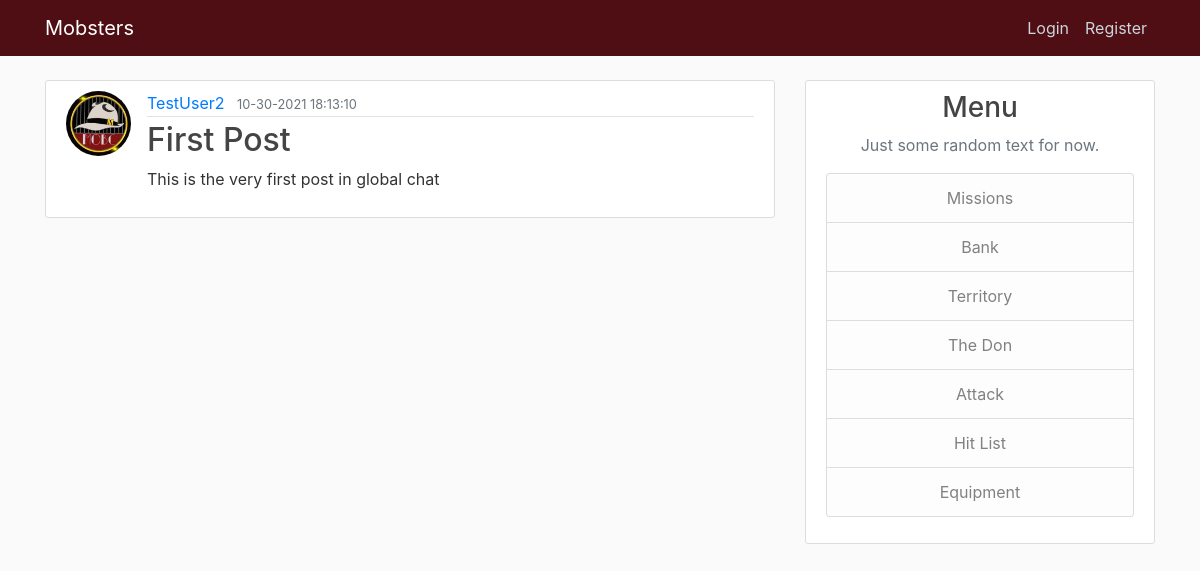
/post/1, run on the app's committed database.
### mobster/models.py (models this page shows, shortened)
class User(db.Model, UserMixin):
    id = db.Column(db.Integer, primary_key=True)
    username = db.Column(db.String(20), unique=True, nullable=False)
    email = db.Column(db.String(120), unique=True, nullable=False)
    image_file = db.Column(db.String(20), nullable=False, default='default.jpg')
    password = db.Column(db.String(60), nullable=False)
    posts = db.relationship('Post', backref='author', lazy=True)

class Post(db.Model):
    id = db.Column(db.Integer, primary_key=True)
    title = db.Column(db.String(100), nullable=False)
    date_posted = db.Column(db.DateTime, nullable=False, default=datetime.utcnow)
    content = db.Column(db.Text, nullable=False)
    user_id = db.Column(db.Integer, db.ForeignKey('user.id'), nullable=False)

### mobster/routes.py (the view)
@app.route("/post/<int:post_id>")
def post(post_id):
    post = Post.query.get_or_404(post_id)
    return render_template('post.html', title=post.title, post=post)

### mobster/templates/post.html (shortened to what this page needs)
{% extends "layout.html" %}
{% block body %}
	<article class="media content-section">
		<img class="rounded-circle article-img" src="{{ url_for('static', filename='images/' + post.author.image_file) }}" alt="Article Image">
		<div class="media-body">
		  	<div class="article-metadata">
				<a class="mr-2" href="#">{{ post.author.username }}</a>
				<small class="text-muted">{{ post.date_posted.strftime('%m-%d-%Y %H:%M:%S') }}</small>
		  	</div>
		  	<h2 class="article-title">{{ post.title }}</h2>
		  	<p class="article-content">{{ post.content }}</p>
		</div>
	</article>
{% endblock %}

### mobster/static/main.css (style rules this page uses)
body { background: #fafafa; color: #333333; margin-top: 5rem; }
h1, h2, h3, h4, h5, h6 { color: #444444; }
.content-section { background: #ffffff; padding: 10px 20px; border: 1px solid #dddddd; border-radius: 3px; margin-bottom: 20px; }
.article-title { color: #444444; }
.article-content { white-space: pre-line; }
.article-img { height: 65px; width: 65px; margin-right: 16px; }
.article-metadata { padding-bottom: 1px; margin-bottom: 4px; border-bottom: 1px solid #e3e3e3 }

### data on the page
User: image_file (picture), author.username "TestUser2"
Post: date_posted "10-30-2021 18:13:10", title "First Post", content "This is the very first post in global chat"
